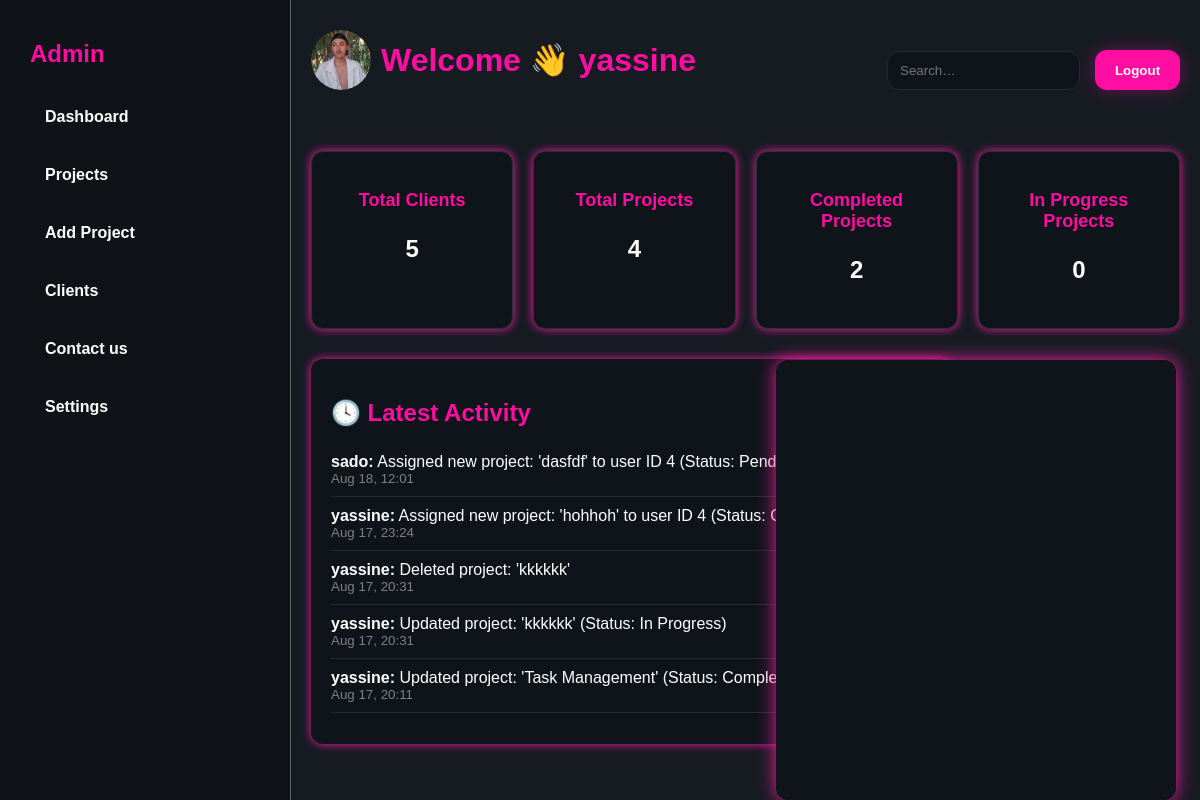
Screenshot of /admin/admin_dashboard.php (signed in) with the database file from the repository.
### tables this page shows
CREATE TABLE `users` (
  `id` int(11) NOT NULL,
  `username` varchar(100) NOT NULL,
  `email` varchar(100) NOT NULL,
  `password` varchar(255) NOT NULL,
  `role` enum('client','admin') DEFAULT 'client',
  `created_at` timestamp NOT NULL DEFAULT current_timestamp(),
  `status` enum('Active','Inactive') DEFAULT 'Active',
  `profile_image` varchar(255) DEFAULT 'default.png'
);

CREATE TABLE `activities` (
  `id` int(11) NOT NULL,
  `user_id` int(11) DEFAULT NULL,
  `description` text NOT NULL,
  `created_at` timestamp NOT NULL DEFAULT current_timestamp()
);

### admin/admin_dashboard.php (the view, shortened to what this page needs)
<?php
require_once '../includes/db.php';
$clients_result = $conn->query("SELECT COUNT(*) AS total_clients FROM users WHERE role = 'client'");
$total_clients = $clients_result->fetch_assoc()['total_clients'];
$projects_result = $conn->query("SELECT COUNT(*) AS total_projects FROM projects");
$total_projects = $projects_result->fetch_assoc()['total_projects'];
$completed_result = $conn->query("SELECT COUNT(*) AS completed_projects FROM projects WHERE status = 'completed'");
$completed_projects = $completed_result->fetch_assoc()['completed_projects'];
$progress_result = $conn->query("SELECT COUNT(*) AS progress_projects FROM projects WHERE status = 'in progress'");
$progress_projects = $progress_result->fetch_assoc()['progress_projects'];
$user_id = $_SESSION["user_id"];
$stmt = $conn->prepare("SELECT username, profile_image FROM users WHERE id = ?");
$stmt->bind_param("i", $user_id);
$stmt->execute();
$stmt->bind_result($username, $profileImage);
$activity_query = $conn->query("
  SELECT a.description, a.created_at, u.username
  FROM activities a
  JOIN users u ON a.user_id = u.id
  ORDER BY a.created_at DESC
  LIMIT 5
");
?>
<!DOCTYPE html>
<html lang="en">
<head>
  <link rel="stylesheet" href="admindashboard.css">
</head>
<body>
  <div class="layout">
    <nav class="sidebar">
      <h2 class="navtop">Admin</h2>
      <a class="active" href="admin_dashboard.php">Dashboard</a>
      <a href="admin_projects.php">Projects</a>
      <a href="admin_add_project.php">Add Project</a>
      <a href="admin_clients.php">Clients</a>
      <a href="../contact_page.php">Contact us</a>
      <a href="#">Settings</a>
    </nav>
    <main class="main-content">
        <div class="top">
          <div class="welcome">
            <a href="../upload_profile.php" class="profile-wrapper">
              <img src="../uploads/<?php echo htmlspecialchars($profileImage ?: 'default.png'); ?>" alt="Profile" class="profile-img">
            </a>
            <h1>Welcome 👋 <?php echo htmlspecialchars($_SESSION['user_name'] ?? ''); ?> </h1>
          </div>
            <div class="top-actions">
              <input class="search" placeholder="Search…" />
              <button class="logout-btn"><a href="../logout.php">Logout</a></button>
            </div>
          </div>
        <div id="calendar"></div>
        <div class="dashboard-stats">
          <div class="stat-card">
            <a href="admin_clients.php">
              <h3>Total Clients</h3>
              <p><?php echo $total_clients; ?></p>
            </a>
          </div>
          <div class="stat-card">
            <a href="admin_projects.php">
              <h3>Total Projects</h3>
              <p><?php echo $total_projects; ?></p>
            </a>
          </div>
          <div class="stat-card">
            <a href="admin_projects.php">
              <h3>Completed Projects</h3>
              <p><?php echo $completed_projects; ?></p>
            </a>
          </div>
          <div class="stat-card">
            <a href="admin_projects.php">
              <h3>In Progress Projects</h3>
              <p><?php echo $progress_projects; ?></p>
            </a>
          </div>
        </div>
        <div class="activity-feed">
          <h2>🕓 Latest Activity</h2>
          <ul>
            <?php while ($row = $activity_query->fetch_assoc()) : ?>
              <li>
                <strong><?php echo htmlspecialchars($row['username']); ?>:</strong>
                <?php echo htmlspecialchars($row['description']); ?>
                <small style="color: gray; display:block;"><?php echo date("M d, H:i", strtotime($row['created_at'])); ?></small>
              </li>
            <?php endwhile; ?>
          </ul>
        </div>
    </main>
  </div>
</body>
</html>

### admin/admindashboard.css (style rules this page uses)
body { font-family: poppins, sans-serif; margin: 0; }
.layout { height: 100vh; display: flex; }
.sidebar { width: 250px; background-color: #0f1216; padding: 20px; color: white; border-right: 1px solid #5e626a; }
.main-content { flex: 1; background-color: #161b22; padding: 20px; }
.sidebar a { display: block; margin-bottom: 20px; color: white; text-decoration: none; padding: 10px; margin-left: 15px; font-weight: bolder; opacity: 2.5; }
.navtop { color: #ff0ea1; margin-left: 10px; margin-bottom: 30px; }
.top { display: flex; align-items: center; justify-content: space-between; width: 100%; }
.top-actions { display: flex; gap: 15px; align-items: center; }
.welcome { display: flex; align-items: center; gap: 10px; margin-bottom: 20px; }
.profile-img { width: 40px; height: 40px; border-radius: 50%; object-fit: cover; }
.profile-wrapper { position: relative; display: inline-block; width: 60px; height: 60px; border-radius: 50%; overflow: hidden; cursor: pointer; }
.profile-wrapper .profile-img { width: 100%; height: 100%; object-fit: cover; border-radius: 50%; }
.search { background:#0f141b; border:1px solid #252b36; color:#e5e7eb; padding-left: 12px; border-radius:12px; outline:none; height: 35px; }
.logout-btn { width: 85px; height: 40px; background-color: #ff0ea1; border: none; border-radius: 12px; box-shadow:0 0 18px rgba(255,14,161,.35); accent-color: white; cursor: pointer; }
.logout-btn a { text-decoration: none; color: white; font-family: sans-serif; font-weight: bolder; }
h1 { color: #ff0ea1; font-family: sans-serif; }
#calendar { background-color: #0f141b; padding: 20px; border-radius: 12px; color: white; width: 30%; height: 50%; position: absolute; right: 2%; top: 45%; border-color: #ff0ea1; box-shadow: 0 0 18px #f41da2; }
.dashboard-stats { display: flex; gap: 20px; margin-top: 30px; margin-bottom: 30px; }
.stat-card { background-color: #0f141b; padding: 20px; border-radius: 12px; flex: 1 1 200px; text-align: center; border: 1px solid #2d2f33; box-shadow: 0 0 10px #f41da2; color: white; cursor: pointer; }
.stat-card h3 { color: #ff0ea1; margin-bottom: 10px; font-size: 18px; }
.stat-card p { font-size: 24px; font-weight: bold; }
.stat-card a { text-decoration: none; color: white; }
.activity-feed { margin-top: 30px; background-color: #0f141b; padding: 20px; border-radius: 12px; color: white; box-shadow: 0 0 10px #f41da2; max-width: 600px; height: 345px; }
.activity-feed h2 { color: #ff0ea1; margin-bottom: 15px; }
.activity-feed ul { list-style: none; padding-left: 0; }
.activity-feed li { padding: 10px 0; border-bottom: 1px solid #252b36; }

### rows the page displays
users: profile_image (picture)
activities: user.username "sado", description "Assigned new project: 'dasfdf' to user ID 4 (Status: Pending)", created_at "Aug 18, 12:01"
activities: user.username "yassine", description "Assigned new project: 'hohhoh' to user ID 4 (Status: Completed)", created_at "Aug 17, 23:24"
activities: user.username "yassine", description "Deleted project: 'kkkkkk'", created_at "Aug 17, 20:31"
activities: user.username "yassine", description "Updated project: 'kkkkkk' (Status: In Progress)", created_at "Aug 17, 20:31"
activities: user.username "yassine", description "Updated project: 'Task Management' (Status: Completed)", created_at "Aug 17, 20:11"

### other values shown
$_SESSION['user_name'] "yassine"
$total_clients "5"
$total_projects "4"
$completed_projects "2"
$progress_projects "0"
